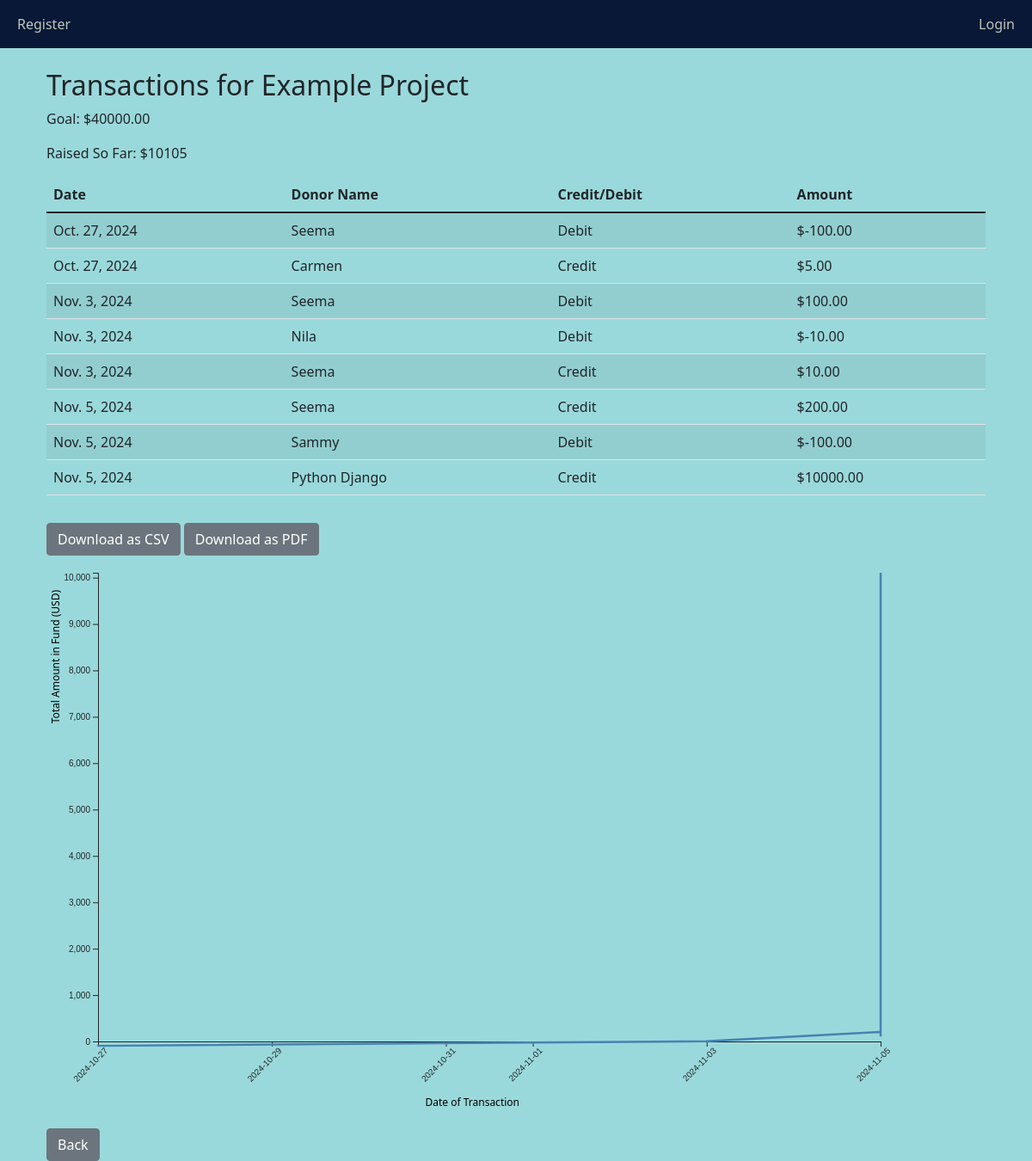
The page /project-transactions/3/ on the database as committed earlier.
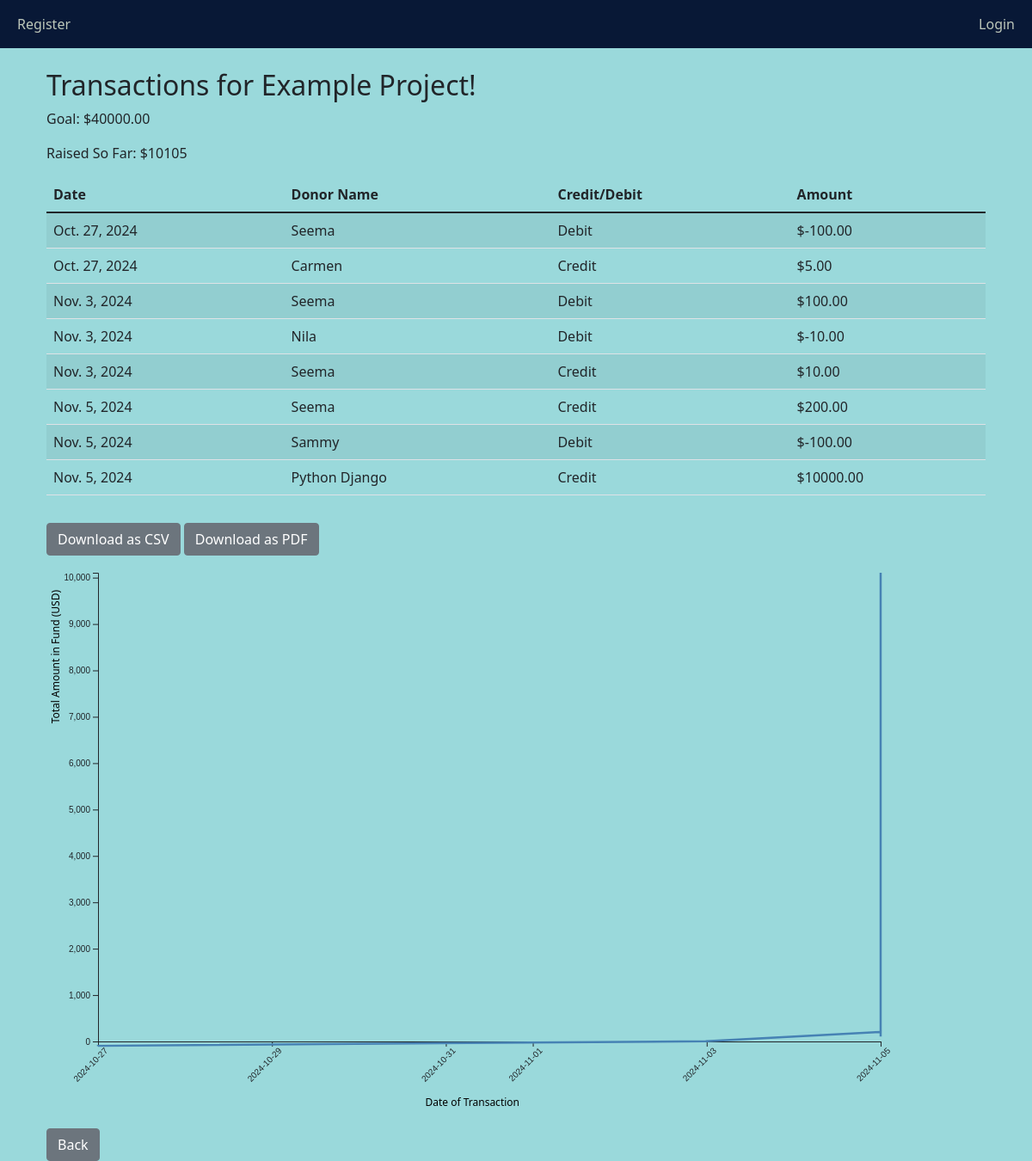
The same page on the database as committed later.
### main/models.py (models this page shows, shortened)
class Project(models.Model):
    name = models.CharField(max_length=100)
    start_date = models.DateField()
    end_date = models.DateField()
    goal_amount = models.DecimalField(max_digits=10, decimal_places=2)
    description = models.TextField(null=True, blank=True)
    owner = models.ForeignKey(User, on_delete=models.CASCADE)
    is_archived = models.BooleanField(default=False)

### main/views.py (the view)
# urls.py: path('project-transactions/<int:project_id>/', views.view_project_transactions, name='view_project_transactions'),
def view_project_transactions(request, project_id):
    project = get_object_or_404(Project, id=project_id)
    transactions = project.transactions.all()
    total_raised = transactions.aggregate(Sum('amount'))['amount__sum'] or 0
    return render(request, 'main/view_project_transactions.html', {
        'project': project,
        'transactions': transactions,
        'total_raised': total_raised
    })

### main/templates/main/view_project_transactions.html (shortened to what this page needs)
{% extends 'main/base.html' %}
{% block content %}
<div class="container mt-4">
    <h2>Transactions for {{ project.name }}</h2>
    <p>Goal: ${{ project.goal_amount }}</p>
    <p>Raised So Far: ${{ total_raised }}</p>
    <table id="transactionsTable" class="table table-striped mt-3">
        <thead>
            <tr>
                <th>Date</th>
                <th>Donor Name</th>
                <th>Credit/Debit</th>
                <th>Amount</th>
            </tr>
        </thead>
        <tbody>
            {% for transaction in transactions %}
            <tr>
                <td>{{ transaction.date }}</td>
                <td>{{ transaction.donor_name }}</td>
                <td>{{ transaction.transaction_type }}</td>
                <td>${{ transaction.amount }}</td>
            </tr>
            {% empty %}
            <tr>
                <td colspan="4" class="text-center">No transactions yet.</td>
            </tr>
            {% endfor %}
        </tbody>
    </table>
    <div class="button-container">
        <button onclick="downloadTableAsCSV()" class="btn btn-secondary mt-3">Download as CSV</button>
        <button onclick="downloadTableAsPDF()" class="btn btn-secondary mt-3">Download as PDF</button>
    </div>
    <div id="graph"></div>
    <div id="backbutton">
        <a href="{% url 'home' %}" class="btn btn-secondary mt-3">Back</a>
    </div>
</div>
{% endblock %}

Rows that differ between the two databases and show on the page:
changed Project: name "Example Project" → "Example Project!"
